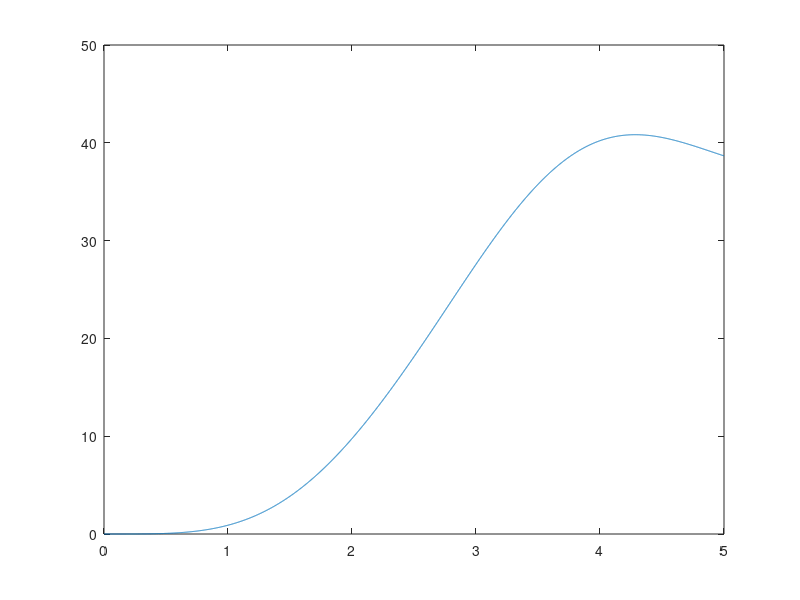

Write MATLAB code to recreate this figure.
close all; clear all ; clc;
% Caso 1. Sistema lineal de cuatro variables de estado
% El sistema linealizado  en el punto de trabajo [0,0,0,0] obtenemos el
% siguiente sistema




%A = [ -a,a,0,0 ; 0,0,0,0 ; w^2,-w^2,0,0 ; c,0,0,0 ];
%B = [ 0; 0 ; w^2*b ; 0 ];
%C = [ 1,0,0,0 ; 0,0,0,1 ];
%D = 0;

%sys = ss(A, B, C, D);

% alfa_p  = a(phi-alfa)
% phi_pp  = -w^2(phi-alfa-b*U)
% h_p     = c*alfa
%equivaent
% x1_p = a(x2-x1)
% x3_P = -w^2(x2-x1-b*u)
% x4_p = c*x1

dt = 1e-3;  % step size
w=2;
a=0.05;
b=5;
c=50;

t_0=0;
t_f=5; %tiempo total de simulacion

t = t_0:dt:(t_f-dt);

y =zeros(t_f/dt,4);

%alfa(0)=0;
%phi(0)=0;
%phi_p(0)=0;
%h(0)=0;

y(1,1) = 0; %alfa
y(1,2) = 0; %phi
y(1,3) = 0; %phi_p
y(1,4) = 0; %h
u = ones(t_f/dt,1);
u = u*0.01;

n = t_f/dt;


for j=(n/2) :1: n
    u(j)=-0.01;
end



for i=1 : 1 :(n-1)
    alfa_p = a*(y(i,2)-y(i,1));
    phi_p  = y(i,3);
    phi_pp = (-w^2)*(y(i,2)-y(i,1)-b*u(i));
    h_p    = c*y(i,1);

    y(i+1 , 1) = y(i,1) + dt *alfa_p;
    y(i+1 , 2) = y(i,2) + dt *phi_p;
    y(i+1 , 3) = y(i,3) + dt *phi_pp;
    y(i+1 , 4) = y(i,4) + dt *c*h_p;
end

h_0=0; %h inicial 
plot (t, y(:,4)+h_0)

